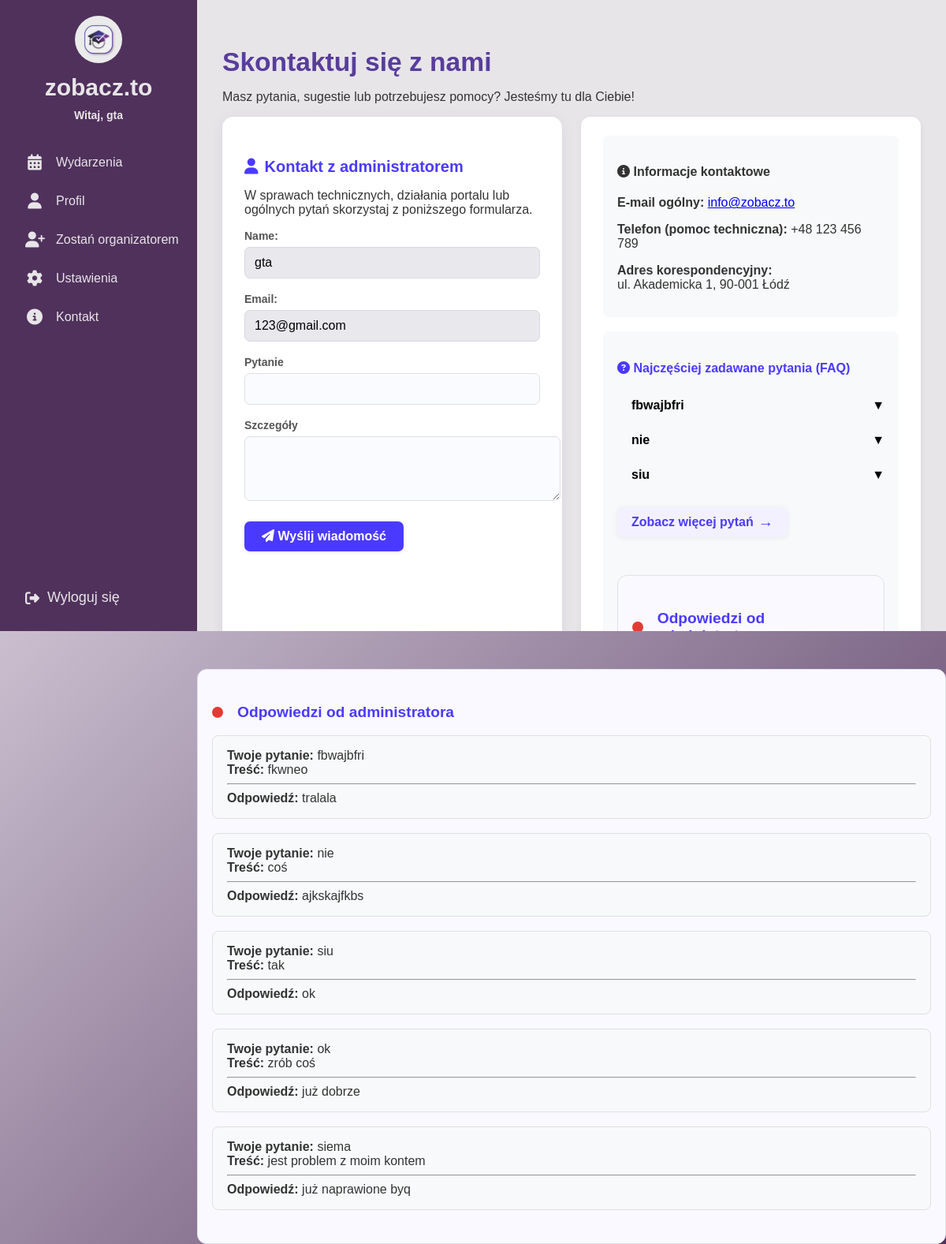
Page /events/kontakt/ (signed in) on the committed database.
### events/models.py (models this page shows)
class ContactMessage(models.Model):
    user = models.ForeignKey(User, null=True, blank=True, on_delete=models.SET_NULL)
    name = models.CharField(max_length=100)
    email = models.EmailField()
    subject = models.CharField(max_length=200)
    message = models.TextField()
    created_at = models.DateTimeField(auto_now_add=True)
    is_answered = models.BooleanField(default=False)
    answer = models.TextField(blank=True, null=True)

### events/views.py (the view, shortened to what this page needs)
# urls.py: path('kontakt/', views.contact, name='contact'),
@login_required
def contact(request):
    user = request.user
    faqs = (
        ContactMessage.objects
        .filter(answer__isnull=False)
        .order_by('-created_at')
        .values('subject', 'answer')[:3]
    )
    all_faqs = (
        ContactMessage.objects
        .filter(answer__isnull=False)
        .order_by('-created_at')
        .values('subject', 'answer')
    )
    upcoming_events = Event.objects.filter(date__gte=timezone.now()).order_by('date')[:5]
    contact_info = {
        'email': 'info@zobacz.to',
        'phone': '+48 123 456 789',
        'address': 'ul. Akademicka 1, 90-001 Łódź',
    }
    admin_answers = ContactMessage.objects.filter(
        user=user,
        answer__isnull=False
    ).order_by('-created_at')
    is_student = user.groups.filter(name='student').exists()
    is_organizer = user.groups.filter(name='organizer').exists()
    if is_student or is_organizer:
        if request.method == 'POST':
            form = ContactForm(request.POST)
            if form.is_valid():
                contact_message = form.save(commit=False)
                contact_message.user = user
                contact_message.save()
                messages.success(request, "Twoja wiadomość została wysłana do administratora.")
                return redirect('contact')
        else:
            initial = {
                'name': f"{user.first_name} {user.last_name}".strip() or user.username,
                'email': user.email,
            }
            form = ContactForm(initial=initial)
            form.fields['name'].widget.attrs['readonly'] = True
            form.fields['email'].widget.attrs['readonly'] = True
        return render(request, 'contact.html', {
            'form': form,
            'faqs': faqs,
            'all_faqs': all_faqs,
            'upcoming_events': upcoming_events,
            'contact_info': contact_info,
            'admin_answers': admin_answers,
            'is_student': is_student,
            'is_organizer': is_organizer,
        })
    else: # For users not in student, organizer, or admin groups
        messages.error(request, "Nie masz uprawnień, aby wysyłać wiadomości lub przeglądać tę stronę.")
        return redirect('home') # Redirect to home or login page

### events/forms.py
class ContactForm(forms.ModelForm):
    class Meta:
        model = ContactMessage
        fields = ['name', 'email', 'subject', 'message']
        widgets = {
            'message': forms.Textarea(attrs={'rows': 4}),
        }

### templates/contact.html (shortened to what this page needs)
{% extends "base.html" %}
{% load static %}
{% block content %}
<link rel="stylesheet" href="{% static 'css/contact.css' %}">
<div class="main-content no-header">
  <div class="home-flex full-height">
    <div class="home-left flat">
      <h2>Skontaktuj się z nami</h2>
      <p>Masz pytania, sugestie lub potrzebujesz pomocy? Jesteśmy tu dla Ciebie!</p>
      <div class="contact-faq-flex">
        <div class="contact-form-block">
          <h3><i class="fa fa-user"></i> Kontakt z administratorem</h3>
          <p>W sprawach technicznych, działania portalu lub ogólnych pytań skorzystaj z poniższego formularza.</p>
          <form method="post">
            <div class="form-group">
              {{ form.name.label_tag }}{{ form.name }}
            </div>
            <div class="form-group">
              {{ form.email.label_tag }}{{ form.email }}
            </div>
            <div class="form-group">
              <label for="{{ form.subject.id_for_label }}">Pytanie</label>{{ form.subject }}
            </div>
            <div class="form-group">
              <label for="{{ form.message.id_for_label }}">Szczegóły</label>{{ form.message }}
            </div>
            <button type="submit" class="filter-button"><i class="fa fa-paper-plane"></i> Wyślij wiadomość</button>
          </form>
        </div>
        <div class="contact-info-faq">
          <div class="contact-info-box">
            <h4><i class="fa fa-info-circle"></i> Informacje kontaktowe</h4>
            <p><b>E-mail ogólny:</b> <a href="mailto:{{ contact_info.email }}">{{ contact_info.email }}</a></p>
            <p><b>Telefon (pomoc techniczna):</b> {{ contact_info.phone }}</p>
            <p><b>Adres korespondencyjny:</b><br>{{ contact_info.address }}</p>
          </div>
          <div class="faq-box">
            <h4><i class="fa fa-question-circle"></i> Najczęściej zadawane pytania (FAQ)</h4>
            <ul class="faq-list">
              {% for faq in faqs %}
                <li class="faq-item">
                  <button class="faq-question" type="button" onclick="toggleFaqAnswer(this)">
                    {{ faq.subject }}
                    <span class="faq-arrow">&#9660;</span>
                  </button>
                </li>
              {% empty %}
                <li>Brak pytań z odpowiedzią administratora.</li>
              {% endfor %}
            </ul>
            <a href="#" class="faq-more-link" onclick="openFaqModal(); return false;">
              Zobacz więcej pytań
              <span style="font-size:1.2em;">&#8594;</span>
            </a>
{% if admin_answers and is_student or is_organizer %}
      <div class="admin-answers-section">
        <h3 class="admin-answers-title"><span class="important-dot"></span> Odpowiedzi od administratora</h3>
        </div>
      </div>
    </div>
        </div>
      </div>
    {% endif %}
  </div>
</div>
{% if admin_answers and is_student or is_organizer %}
  <div class="admin-answers-section">
    <h3 class="admin-answers-title"><span class="important-dot"></span> Odpowiedzi od administratora</h3>
    <div class="admin-answers-list">
      {% for msg in admin_answers %}
        <div class="admin-answer-block">
          <b>Twoje pytanie:</b> {{ msg.subject }}<br>
          <b>Treść:</b> {{ msg.message }}<br>
          <hr>
          <b>Odpowiedź:</b> {{ msg.answer }}
        </div>
      {% endfor %}
    </div>
  </div>
{% endif %}
{% endblock %}

### templates/base.html (shortened to what this page needs)
{% load static %}
<!DOCTYPE html>
<html>
<head>
  <link rel="stylesheet" href="https://cdnjs.cloudflare.com/ajax/libs/font-awesome/6.4.0/css/all.min.css">
  <link rel="stylesheet" href="{% static 'css/home.css' %}">
  <link rel="stylesheet" href="{% static 'css/contact.css' %}">
  <link rel="stylesheet" href="{% static 'css/profile.css' %}">
</head>
<body>
<div class="sidebar">
  <div class="top">
    <div class="logo">
      <a href="{% url 'home' %}">
        <img src="{% static 'images/logo.jpeg' %}" alt="Logo">
      </a>
      <span class="site-name">zobacz.to</span>
      {% if user.is_authenticated %}
        <span class="username">Witaj, {{ user.username }}</span>
      {% endif %}
    </div>
    <div class="menu">
      <a href="{% url 'events_list' %}">
        <i class="fas fa-calendar-alt"></i>
        <span class="label">Wydarzenia</span>
      </a>
      <a href="{% url 'profile' %}">
        <i class="fas fa-user"></i>
        <span class="label">Profil</span>
      </a>
      {% if user.is_authenticated %}
        {% for group in user.groups.all %}
            {% if group.name == "student" %}
                <a href="{% url 'organizer_request_create' %}">
                    <i class="fas fa-user-plus"></i>
                    <span class="label">Zostań organizatorem</span>
                </a>
            {% endif %}
        {% endfor %}
    {% endif %}
      <a href="#">
        <i class="fas fa-cog"></i>
        <span class="label">Ustawienia</span>
      </a>
      <a href="{% url 'contact' %}">
        <i class="fas fa-info-circle"></i>
        <span class="label">Kontakt</span>
      </a>
    </div>
  </div>
  <div class="bottom">
    <form action="{% url 'logout' %}" method="post">
      <button type="submit">
        <i class="fas fa-sign-out-alt"></i>
        <span class="logout-label">Wyloguj się</span>
      </button>
    </form>
  </div>
</div>
  <main>
    <div class="main-content">
    {% block content %}
    {% endblock content %}
  </main>
</body>
</html>

### static/css/home.css (style rules this page uses)
:root { --light-purple: #CABFCF; --dark-purple: #50315C; --medium-purple: #583D9C; --white: #E7E5E8; --blue-purple: #4941A1; }
body { margin: 0; font-family: 'Arial', sans-serif; background: linear-gradient(135deg, var(--light-purple), var(--dark-purple)); height: 100vh; overflow: hidden; }
.main-content { min-height: 100vh; width: calc(100vw - 250px); max-width: calc(100vw - 250px); box-sizing: border-box; padding: 0; margin-left: 250px; transition: none; overflow-y: hidden; color: #333; }
.main-content.no-header { padding-top: 0; margin-top: 0; margin-left: 0; }
.full-height { height: calc(100vh - 40px); }
.home-flex { min-height: 60vh; width: 100%; display: flex; gap: 0; align-items: stretch; padding: 0; margin: 0; }
.sidebar { background-color: var(--dark-purple); width: 250px; display: flex; flex-direction: column; justify-content: space-between; color: var(--white); height: 100vh; position: fixed; left: 0; top: 0; z-index: 10; }
.sidebar .top, .sidebar .bottom { padding: 20px; }
.sidebar .logo { display: flex; flex-direction: column; align-items: center; }
.sidebar .logo img { width: 60px; height: 60px; border-radius: 50%; margin-bottom: 10px; transition: width 0.3s ease, height 0.3s ease; }
.sidebar .logo .site-name { font-size: 30px; font-weight: 700; color: var(--white); margin-bottom: 5px; }
.sidebar .username { font-weight: 600; font-size: 14px; text-align: left; margin-top: 5px; display: block !important; }
.menu { margin-top: 30px; }
.menu a { display: flex; align-items: center; gap: 15px; color: var(--white); text-decoration: none; padding: 12px; border-radius: 8px; transition: background 0.2s; white-space: nowrap; margin-bottom: 5px; }
.menu .label { font-size: 16px; display: block !important; }
.sidebar .menu i { font-size: 20px; min-width: 24px; text-align: center; }
.sidebar .bottom form { margin: 0; }
.sidebar .bottom button { background: none; border: none; color: var(--white); font-size: 18px; cursor: pointer; display: flex; align-items: center; gap: 10px; padding: 12px; width: 100%; text-align: left; border-radius: 8px; transition: background 0.2s; }
.home-left { display: flex; flex-direction: column; flex: 7 1 0; background: var(--white); padding: 32px; height: 100%; overflow: hidden; margin: 0; }
.home-left h2 { color: var(--medium-purple); font-size: 2.1rem; font-weight: 800; margin-bottom: 0px; }

### static/css/profile.css (style rules this page uses)
.form-group { display: flex; flex-direction: column; margin-bottom: 0; }
.form-group label { font-weight: 600; margin-bottom: 8px; font-size: 14px; color: #555; }
.form-group input { width: 100%; padding: 12px 16px; font-size: 15px; border-radius: 8px; border: 1px solid #d0d0e0; background-color: #fcfcff; margin-bottom: 0; box-sizing: border-box; transition: border-color 0.2s, box-shadow 0.2s; }
.form-group input[readonly] { background-color: #e8e8ed; border-color: #d8d8e0; cursor: default; }

### rows in the picture
ContactMessage: subject "fbwajbfri", message "fkwneo", answer "tralala"
ContactMessage: subject "nie", message "coś", answer "ajkskajfkbs"
ContactMessage: subject "siu", message "tak", answer "ok"
ContactMessage: subject "ok", message "zrób coś", answer "już dobrze"
ContactMessage: subject "siema", message "jest problem z moim kontem", answer "już naprawione byq"

### other values in the picture
{{ user.username }} "gta"
{{ contact_info.email }} "info@zobacz.to"
{{ contact_info.phone }} "+48 123 456 789"
{{ contact_info.address }} "ul. Akademicka 1, 90-001 Łódź"
{{ faq.subject }} "fbwajbfri" "nie" "siu"
